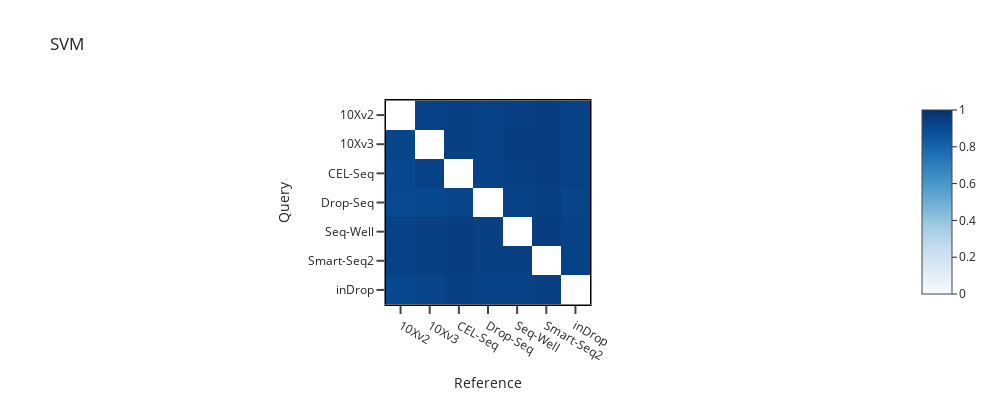

Notebook code for this chart:
### Markdown cell above
## pairwise matrices

### Code cell
fig = plot_pairwise(df, 'SVM', "PBMC Bench1", zmin=0, text_auto=False, title="SVM")
add_paper_styling(fig, lines=False)

### Figure 1 — Plotly figure (JSON) as saved in the notebook; plotly's stock layout.template omitted (floating-point values rounded to 4 significant figures)
{"data": [{"coloraxis": "coloraxis", "hovertemplate": "Reference: %{x}<br>Query: %{y}<br>color: %{z}<extra></extra>", "name": "0", "type": "heatmap", "x": ["10Xv2", "10Xv3", "CEL-Seq", "Drop-Seq", "Seq-Well", "Smart-Seq2", "inDrop"], "xaxis": "x", "y": ["10Xv2", "10Xv3", "CEL-Seq", "Drop-Seq", "Seq-Well", "Smart-Seq2", "inDrop"], "yaxis": "y", "z": [[null, 0.93, 0.94, 0.93, 0.94, 0.95, 0.93], [0.92, null, 0.94, 0.93, 0.95, 0.95, 0.93], [0.91, 0.93, null, 0.93, 0.94, 0.95, 0.93], [0.9, 0.91, 0.92, null, 0.93, 0.94, 0.92], [0.93, 0.94, 0.95, 0.94, null, 0.95, 0.93], [0.93, 0.94, 0.95, 0.94, 0.94, null, 0.93], [0.91, 0.92, 0.94, 0.93, 0.93, 0.94, null]]}], "layout": {"coloraxis": {"cmax": 1, "cmin": 0, "colorscale": [[0, "rgb(247,251,255)"], [0.125, "rgb(222,235,247)"], [0.25, "rgb(198,219,239)"], [0.375, "rgb(158,202,225)"], [0.5, "rgb(107,174,214)"], [0.625, "rgb(66,146,198)"], [0.75, "rgb(33,113,181)"], [0.875, "rgb(8,81,156)"], [1, "rgb(8,48,107)"]]}, "height": 400, "legend": {"bgcolor": "rgba(0,0,0,0)", "borderwidth": 0, "itemsizing": "constant", "orientation": "v", "title": {"text": ""}, "x": 1.02, "xanchor": "left", "y": 1, "yanchor": "top"}, "title": {"text": "SVM"}, "width": 1000, "xaxis": {"anchor": "y", "constrain": "domain", "domain": [0, 1], "linecolor": "black", "linewidth": 1.5, "mirror": true, "scaleanchor": "y", "showgrid": false, "showline": true, "ticklen": 8, "ticks": "outside", "tickwidth": 2, "title": {"text": "Reference"}, "zeroline": false}, "yaxis": {"anchor": "x", "autorange": "reversed", "constrain": "domain", "domain": [0, 1], "linecolor": "black", "linewidth": 1.5, "mirror": true, "showgrid": false, "showline": true, "ticklen": 8, "ticks": "outside", "tickwidth": 2, "title": {"text": "Query"}, "zeroline": false}}}
